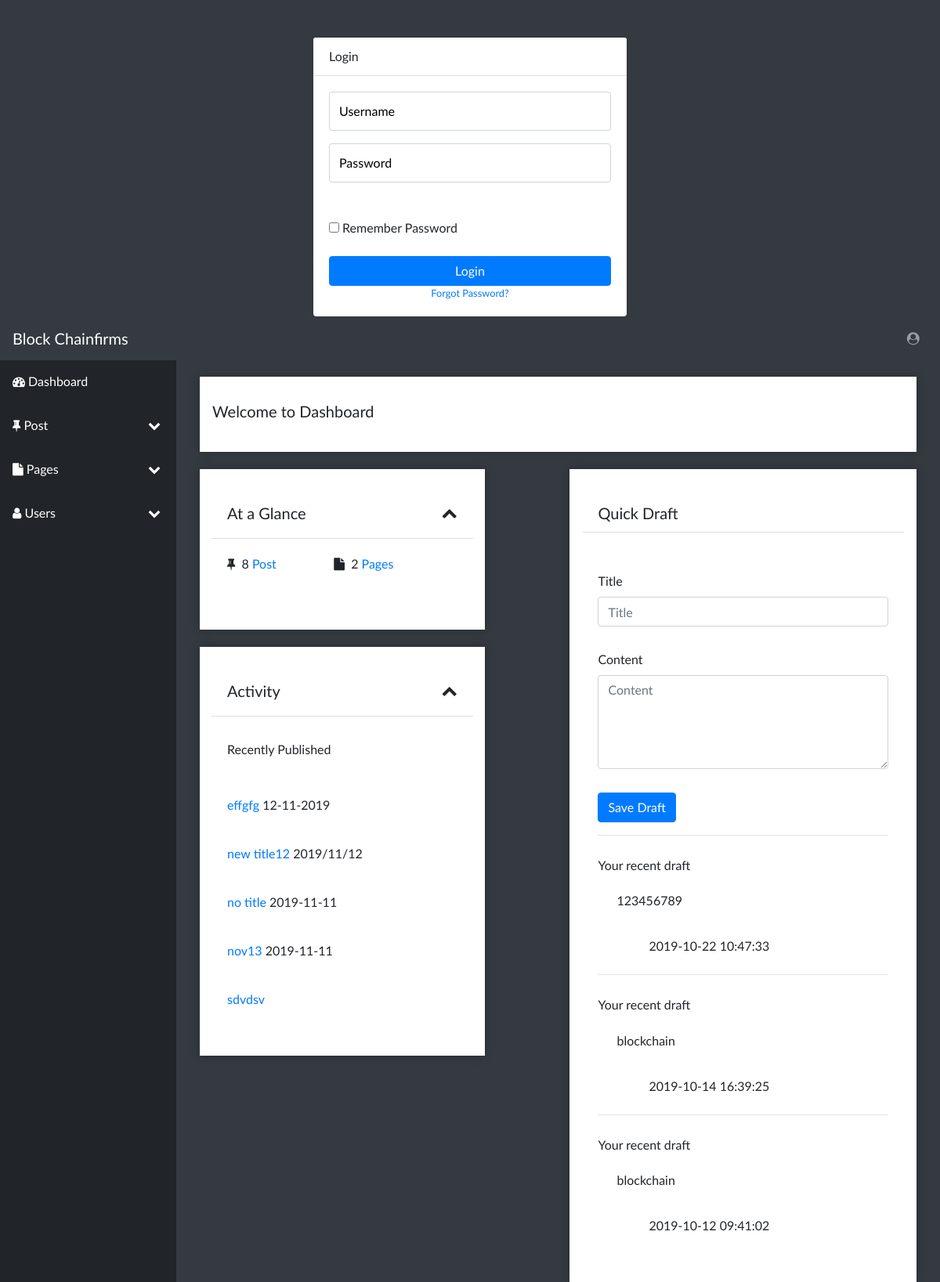
Page /dashboard.php on the committed database.
### tables this page shows
CREATE TABLE `posts` (
  `id` int(10) NOT NULL,
  `fid` int(10) NOT NULL,
  `user_id` int(10) NOT NULL,
  `username` varchar(100) NOT NULL,
  `Title` varchar(256) NOT NULL,
  `Content` text NOT NULL,
  `Status` varchar(50) NOT NULL,
  `draftTime` varchar(50) NOT NULL,
  `publishTime` varchar(50) NOT NULL,
  `Visibility` varchar(100) NOT NULL,
  `publihedOn` varchar(50) NOT NULL,
  `Format` varchar(100) NOT NULL,
  `selectCategory` varchar(256) NOT NULL,
  `categoryName` varchar(256) NOT NULL,
  `categoryType` varchar(256) NOT NULL,
  `seo_title` varchar(100) NOT NULL,
  `description` text NOT NULL,
  `url` varchar(100) NOT NULL,
  `seo_schema` varchar(100) NOT NULL,
  `image` varchar(50) NOT NULL,
  `Date` timestamp(6) NOT NULL DEFAULT current_timestamp(6),
  `onlyDate` varchar(50) NOT NULL,
  `url_edit` varchar(256) NOT NULL,
  `url_title` varchar(100) NOT NULL
);

CREATE TABLE `quickdraft` (
  `id` int(10) NOT NULL,
  `title` varchar(100) NOT NULL,
  `content` varchar(1000) NOT NULL,
  `time` datetime(6) DEFAULT current_timestamp(6)
);

### dashboard.php (the view, shortened to what this page needs)
<?php include("includes/header.php"); ?>
  <?php
              $query="SELECT * FROM posts";
$select_allposts=mysqli_query($connection,$query);
if($select_allposts){
     $total_posts_posts = mysqli_num_rows($select_allposts);
          }
           $query="SELECT * FROM pages";
$select_allpages=mysqli_query($connection,$query);
if($select_allpages){
     $total_posts_pages = mysqli_num_rows($select_allpages);
          }
?>
<body id="page-top">
 <?php include("includes/topnav.php"); ?>
  <div id="wrapper">
<?php include("includes/sidenav.php"); ?>
 <div class="container-fluid">
  <div class="col-md-12">
<div class="row dash_row outer-w3-agile1">
 <div class="text-centr">
  <h5> Welcome to Dashboard</h5>
  </div>
</div>
</div>
  <div class="row ">
    <div class="col-md-5 dash_row">
      <div class="row">
        <div class="col-md-12 outer-w3-agile">
          <div id="accordion">
          <div class="card">
<div class="card-header" id="glanceone">
      <h5>
        <a role="button" data-toggle="collapse" data-target="#glance" aria-expanded="true" aria-controls="glace">
         At a Glance
        </a>
      </h5>
    </div>
     <div id="glance" class="collapse show" aria-labelledby="glanceone" data-parent="#accordion">
       <div class="card-body">
        <div class="row mar_bottom_20">
          <div>
          <i class="fa fa-thumb-tack"></i>&nbsp;
          <span><?php  echo  $total_posts_posts;       ?></span>&nbsp;<a href="allpost.php">Post</a>
        </div>
       <div class="offset-3">
          <i class="fa fa-file"></i>&nbsp;
          <span><?php echo  $total_posts_pages;        ?></span>&nbsp;<a href="allpages.php">Pages</a>
        </div>
      </div>
         </div>
        </div>
      </div>
       </div>
          </div>
      </div>
      <div class="row dash_row">
        <div class="col-md-12 outer-w3-agile">
          <div id="accordion2">
            <div class="card">
<div class="card-header" id="activityone">
      <h5>
        <a role="button" data-toggle="collapse" data-target="#activity" aria-expanded="true" aria-controls="activity">
       Activity
        </a>
      </h5>
    </div>
     <div id="activity" class="collapse show" aria-labelledby="activityone" data-parent="#accordion2">
      <div class="card-body">
      <h6>Recently Published</h6>
      <?php
$select_query="SELECT * FROM posts ORDER BY id DESC LIMIT 5";
                $select_all_categories_query=mysqli_query($connection, $select_query);
                    while($row=mysqli_fetch_array($select_all_categories_query)){
                      $id=$row['id'];
                      $Title=$row['Title'];"&nbsp";
                      $publishTime=$row['publishTime']."<br>";
                      $publishTime=$publishTime ;
                   ?>
       <a href="editpost.php?edit=<?php echo $id;  ?>"><label><?php echo $Title; ?></label></a> <span>  <?php echo $publishTime;  ?> </span>
        <?php
      }
      ?>
   </div>
     </div>
            </div>
          </div>
        </div>
      </div>
    </div>
    <div class="offset-1 col-md-6">
<div class="outer-w3-agile dash_row">
<div class="card">
<div class="card-header" id="draftone">
      <h5 class="mb-0">
        <a >
       Quick Draft
        </a>
      </h5>
    </div>
       <div class="card-body">
<form action="" method="post">
  <label>Title</label>
  <input class="form-control" type="text" name="title" placeholder="Title">
  <label>Content</label>
  <textarea class="form-control" size="10" type="text" name="content" placeholder="Content"></textarea>
 <button class="btn btn-primary button-top"name="save_draft">Save Draft</button>
   <?php
 $select_query="SELECT * FROM quickdraft ORDER BY id DESC LIMIT 3";
                $select_all_categories_query=mysqli_query($connection, $select_query);
                    while($row=mysqli_fetch_array($select_all_categories_query)){
                      $id=$row['id'];
                      $show_title=$row['title'];
                      $show_time=$row['time'];
                      $show_time=substr($show_time,0,-7)."<br>";
          ?>
<hr>
<h6>Your recent draft</h6>
<div id="recentdraft">
 <a  class="dropdown-item edit_data" name="edit" id="<?php echo $id; ?>" ><?php echo $show_title;    ?></a>
 <label><?php echo  $show_time;   ?></label>
</div>
<?php
 }
?>
</form>
</div>
</div>
</div>
</div>
</div>
</div>
</body>
</html>

### css/style.css (style rules this page uses)
body { font-family: 'Lato', sans-serif !important; }
.outer-w3-agile { padding: 2em 1em; -webkit-box-shadow: 0px 0px 11px 0px rgba(0, 0, 0, 0.25); -moz-box-shadow: 0px 0px 11px 0px rgba(0, 0, 0, 0.25); box-shadow: 0px 0px 11px 0px rgba(0, 0, 0, 0.25); background: #fff; }
.outer-w3-agile1 { padding: 2em 1em; right:20px; -webkit-box-shadow: 0px 0px 11px 0px rgba(0, 0, 0, 0.25); -moz-box-shadow: 0px 0px 11px 0px rgba(0, 0, 0, 0.25); box-shadow: 0px 0px 11px 0px rgba(0, 0, 0, 0.25); background: #fff; }
.dash_row { margin-top: 22px !important; }
.card-header { padding: .75rem 1.25rem; margin-bottom: 0; background-color: #fff !important; border-bottom: 1px solid rgba(0,0,0,.125); }
.card-header a { display: block; position: relative; }
.card-header a[aria-expanded="true"]:after { right: 0; position: absolute; font-family: 'FontAwesome'; content: "\f077"; }
.mar_bottom_20 { margin-bottom:20px; }
h6 { padding: 12px 0px; }
textarea { height:120px !important; }
label { padding-top:30px; }
.button-top { margin-top:30px !important; }
#recentdraft label { padding-left:65px; }
.container-fluid { margin-top:55px !important; }

### rows in the picture
posts: Title "effgfg", publishTime "12-11-2019"
posts: Title "new title12", publishTime "2019/11/12"
posts: Title "no title", publishTime "2019-11-11"
posts: Title "nov13", publishTime "2019-11-11"
posts: Title "sdvdsv"
quickdraft: title "123456789", time "2019-10-22 10:47:33"
quickdraft: title "blockchain", time "2019-10-14 16:39:25"
quickdraft: title "blockchain", time "2019-10-12 09:41:02"

### other values in the picture
$total_posts_posts "8"
$total_posts_pages "2"
